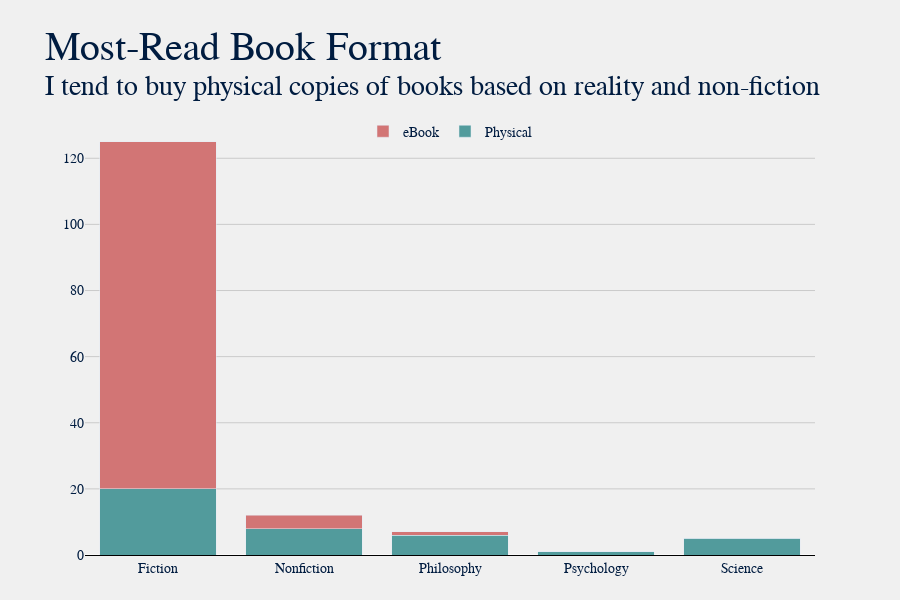

Notebook source saved alongside this figure:
### Markdown cell above
### Do I prefer physical books, or eBooks?

In general I prefer physical books - but the reason I've read so many eBooks is because I used to be an expat in South Korea, and it was simply a matter of convenience that I have a Kindle instead of a bunch of physical books. I was moving between apartments relatively often, and apartments in Seoul can be [rather small](https://www.statista.com/statistics/644523/south-korea-living-space-per-person/), so I had limited space. Currently, I tend to buy physical books when they are more science-based, while I have more fiction books in eBook format.

### Code cell
physical = (df[df['Format'] == 'Physical'].groupby('Genre')['Title']
            .count()
            .reset_index()
            .rename(columns={'Title':'Physical'}))
ebook = (df[df['Format'] == 'eBook'].groupby('Genre')['Title']
         .count()
         .reset_index()
         .rename(columns={'Title':'eBook'}))

format_df = pd.concat([physical, ebook['eBook']], axis=1).fillna(0).set_index('Genre')
format_df = format_df.convert_dtypes()

title = "Most-Read Book Format"
sub = f"I tend to buy physical copies of books based on reality and non-fiction"
plot.gen_stacked_bar_graph(format_df, title, sub)

### Figure 1 — Plotly figure (JSON) as saved in the notebook; plotly's stock layout.template omitted (floating-point values rounded to 4 significant figures)
{"data": [{"customdata": ["Physical", "Physical", "Physical", "Physical", "Physical"], "hovertemplate": "<b>%{customdata}</b>: %{y}<extra></extra>", "marker": {"color": "#529b9c"}, "name": "Physical", "type": "bar", "x": ["Fiction", "Nonfiction", "Philosophy", "Psychology", "Science"], "y": [20, 8, 6, 1, 5]}, {"customdata": ["eBook", "eBook", "eBook", "eBook", "eBook"], "hovertemplate": "<b>%{customdata}</b>: %{y}<extra></extra>", "marker": {"color": "#d27575"}, "name": "eBook", "type": "bar", "x": ["Fiction", "Nonfiction", "Philosophy", "Psychology", "Science"], "y": [105, 4, 1, 0, 0]}], "layout": {"barmode": "stack", "font": {"color": "#001c40", "family": "Baskerville", "size": 14}, "height": 600, "hoverlabel": {"font": {"size": 16}}, "legend": {"orientation": "h", "x": 0.5, "xanchor": "center", "y": 1.01, "yanchor": "top"}, "margin": {"b": 45, "l": 85, "r": 85, "t": 120}, "paper_bgcolor": "#f0f0f0", "plot_bgcolor": "#f0f0f0", "showlegend": true, "title": {"font": {"color": "#001c40", "family": "Baskerville, Bold", "size": 40}, "text": "Most-Read Book Format<br><sup>I tend to buy physical copies of books based on reality and non-fiction"}, "xaxis": {"gridcolor": "#cbcbcb", "linecolor": "black", "showgrid": false, "showline": true, "title": {}, "zerolinewidth": 1}, "yaxis": {"gridcolor": "#cbcbcb", "linecolor": "black", "showgrid": true, "showline": false, "showticklabels": true, "title": {}, "zerolinewidth": 1}, "yaxis2": {"gridcolor": "#cbcbcb", "linecolor": "black", "showgrid": true, "showline": false, "showticklabels": true, "zerolinewidth": 1}}}
